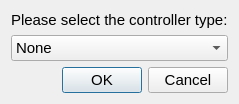
<?xml version="1.0" encoding="UTF-8"?>
<ui version="4.0">
 <class>Dialog</class>
 <widget class="QDialog" name="Dialog">
  <property name="geometry">
   <rect>
    <x>0</x>
    <y>0</y>
    <width>229</width>
    <height>98</height>
   </rect>
  </property>
  <property name="font">
   <font>
    <pointsize>14</pointsize>
   </font>
  </property>
  <property name="windowTitle">
   <string>Controller Type Selection</string>
  </property>
  <layout class="QGridLayout" name="gridLayout">
   <item row="2" column="0">
    <widget class="QDialogButtonBox" name="btnbox_sw_controller_type">
     <property name="font">
      <font>
       <pointsize>11</pointsize>
      </font>
     </property>
     <property name="orientation">
      <enum>Qt::Horizontal</enum>
     </property>
     <property name="standardButtons">
      <set>QDialogButtonBox::Cancel|QDialogButtonBox::Ok</set>
     </property>
    </widget>
   </item>
   <item row="0" column="0">
    <widget class="QLabel" name="label">
     <property name="font">
      <font>
       <pointsize>11</pointsize>
      </font>
     </property>
     <property name="text">
      <string>Please select the controller type:</string>
     </property>
    </widget>
   </item>
   <item row="1" column="0">
    <widget class="QComboBox" name="combobox_sw_controller_type">
     <property name="font">
      <font>
       <pointsize>11</pointsize>
      </font>
     </property>
     <item>
      <property name="text">
       <string>None</string>
      </property>
     </item>
    </widget>
   </item>
  </layout>
 </widget>
 <resources/>
 <connections>
  <connection>
   <sender>btnbox_sw_controller_type</sender>
   <signal>accepted()</signal>
   <receiver>Dialog</receiver>
   <slot>accept()</slot>
   <hints>
    <hint type="sourcelabel">
     <x>248</x>
     <y>254</y>
    </hint>
    <hint type="destinationlabel">
     <x>157</x>
     <y>274</y>
    </hint>
   </hints>
  </connection>
  <connection>
   <sender>btnbox_sw_controller_type</sender>
   <signal>rejected()</signal>
   <receiver>Dialog</receiver>
   <slot>reject()</slot>
   <hints>
    <hint type="sourcelabel">
     <x>316</x>
     <y>260</y>
    </hint>
    <hint type="destinationlabel">
     <x>286</x>
     <y>274</y>
    </hint>
   </hints>
  </connection>
 </connections>
</ui>
